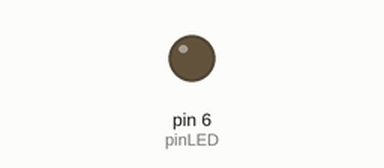
Recording of a sketch running on a simulated Arduino Uno, built with avr-gcc and run on an emulated ATmega328P. Parts: output pins drawn as LEDs (lit = HIGH).

Above: at 0.05 s.
At 2.0 s:
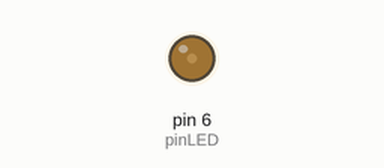
At 3.0 s:
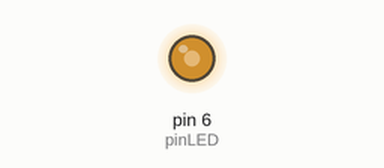
At 4.0 s:
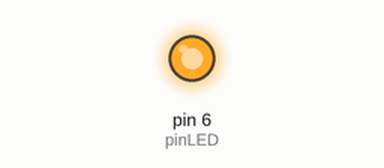
Timing chart, 0 to 5.2 s (numbered marks = the images above):
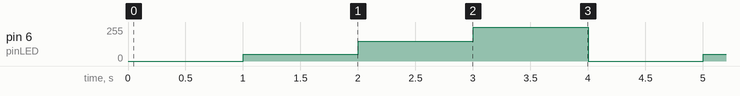

Measured:
- by itself, pin 6 (pinLED): repeats every 4.0 s: 150/255 1.0 s, 255/255 1.0 s, 0/255 1.0 s, 50/255 1.0 s

The sketch:

code.ino
```cpp
int pinLED = 6;

void setup() {
  pinMode(pinLED, OUTPUT);
}

void loop() {
  analogWrite(pinLED, 0);
  delay(1000);
  analogWrite(pinLED, 50);
  delay(1000);
  analogWrite(pinLED, 150);
  delay(1000);
  analogWrite(pinLED, 255);
  delay(1000);
}
```
